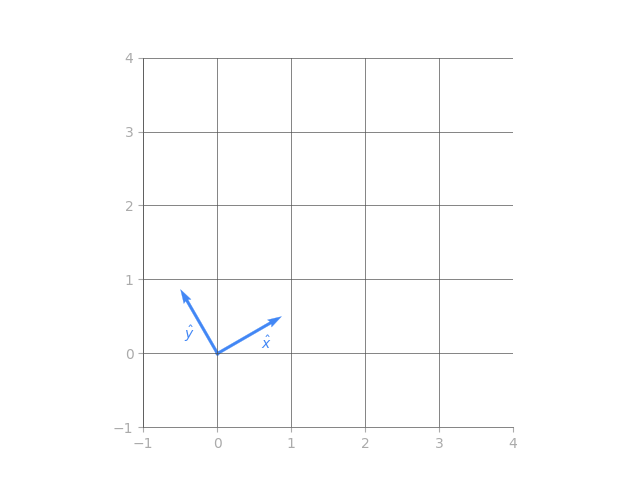

Here is the Python script that generated this plot:
import spatialmath as sm
import matplotlib.pyplot as plt
import spatialmath.base as smb

pose_w = sm.SE2(0.0, 0.0, 0.0)
pose = sm.SE2(1.0, 2.0, 0.0)
pose2 = sm.SE2(3.0, 1.0, 0.0)

plt.figure()

ax = smb.trplot2(
    pose_w.A,
    dims=[-1.0, 4.0],
    color="#4287f5",
    textcolor="#4287f5",
    axissubscript=False,
    length=0,
    axislabel=False,
    originsize=0
    # labels=("\hat{x}", "\hat{y}"),
)

ax.yaxis.label.set_color("#ababab")
ax.tick_params(axis="y", colors="#ababab")
ax.xaxis.label.set_color("#ababab")
ax.tick_params(axis="x", colors="#ababab")

ax.spines["right"].set_linewidth(0.0)
ax.spines["top"].set_linewidth(0.0)
ax.spines["bottom"].set_color("#ababab")
ax.spines["left"].set_color("#ababab")

ax.grid(color="#525252", linewidth=0.5)

plt.xlabel("", fontsize=14)
plt.ylabel("", fontsize=14)

ax.spines["bottom"].set_color("#525252")
ax.spines["left"].set_color("#525252")
ax.spines["bottom"].set_linewidth(0.5)
ax.spines["left"].set_linewidth(0.5)

ax.quiver(
    0.0,
    0.0,
    0.866,
    0.5,
    angles="xy",
    scale_units="xy",
    scale=1,
    linewidth=0.2,
    facecolor="#4287f5",
    edgecolor="#4287f5",
)

ax.quiver(
    0.0,
    0.0,
    -0.5,
    0.866,
    angles="xy",
    scale_units="xy",
    scale=1,
    linewidth=0.2,
    facecolor="#4287f5",
    edgecolor="#4287f5",
)

ax.text(
    0.6,
    0.25,
    r"$\hat{x}$",
    color="#4287f5",
    verticalalignment="top",
    horizontalalignment="left",
)

ax.text(
    -0.45,
    0.4,
    r"$\hat{y}$",
    color="#4287f5",
    verticalalignment="top",
    horizontalalignment="left",
)

plt.savefig("Module 2/Tutorial/Figures/fig1-3.png", transparent=True)
